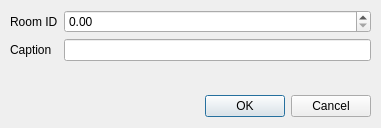
<?xml version="1.0" encoding="UTF-8"?>
<ui version="4.0">
 <class>PathWindow</class>
 <widget class="QDialog" name="PathWindow">
  <property name="windowModality">
   <enum>Qt::WindowModal</enum>
  </property>
  <property name="geometry">
   <rect>
    <x>0</x>
    <y>0</y>
    <width>381</width>
    <height>128</height>
   </rect>
  </property>
  <property name="windowTitle">
   <string>Path</string>
  </property>
  <property name="modal">
   <bool>true</bool>
  </property>
  <widget class="QDialogButtonBox" name="buttonBox">
   <property name="geometry">
    <rect>
     <x>30</x>
     <y>90</y>
     <width>341</width>
     <height>32</height>
    </rect>
   </property>
   <property name="orientation">
    <enum>Qt::Horizontal</enum>
   </property>
   <property name="standardButtons">
    <set>QDialogButtonBox::Cancel|QDialogButtonBox::Ok</set>
   </property>
  </widget>
  <widget class="QWidget" name="formLayoutWidget">
   <property name="geometry">
    <rect>
     <x>10</x>
     <y>10</y>
     <width>361</width>
     <height>71</height>
    </rect>
   </property>
   <layout class="QFormLayout" name="formLayout">
    <item row="0" column="0">
     <widget class="QLabel" name="label">
      <property name="text">
       <string>Room ID</string>
      </property>
     </widget>
    </item>
    <item row="1" column="0">
     <widget class="QLabel" name="label_2">
      <property name="text">
       <string>Caption</string>
      </property>
     </widget>
    </item>
    <item row="1" column="1">
     <widget class="QLineEdit" name="edtPathCaption"/>
    </item>
    <item row="0" column="1">
     <widget class="QDoubleSpinBox" name="edtPathRoomID"/>
    </item>
   </layout>
  </widget>
 </widget>
 <resources/>
 <connections>
  <connection>
   <sender>buttonBox</sender>
   <signal>accepted()</signal>
   <receiver>PathWindow</receiver>
   <slot>accept()</slot>
   <hints>
    <hint type="sourcelabel">
     <x>248</x>
     <y>254</y>
    </hint>
    <hint type="destinationlabel">
     <x>157</x>
     <y>274</y>
    </hint>
   </hints>
  </connection>
  <connection>
   <sender>buttonBox</sender>
   <signal>rejected()</signal>
   <receiver>PathWindow</receiver>
   <slot>reject()</slot>
   <hints>
    <hint type="sourcelabel">
     <x>316</x>
     <y>260</y>
    </hint>
    <hint type="destinationlabel">
     <x>286</x>
     <y>274</y>
    </hint>
   </hints>
  </connection>
 </connections>
</ui>
